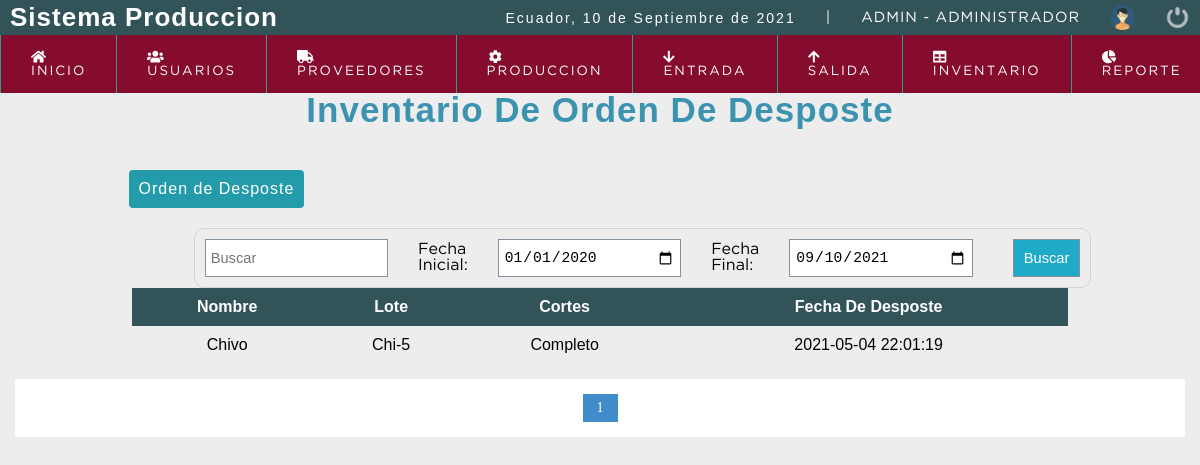
The page /sistema/inv_ord_des.php (signed in) on the database its author committed.
### tables this page shows
CREATE TABLE `orden_despost` (
  `id_ord_des` int(5) NOT NULL,
  `tip_mat_pri` int(11) NOT NULL,
  `lot_mat_pri` varchar(11) NOT NULL,
  `cor_pro` varchar(50) NOT NULL,
  `estado` int(11) NOT NULL DEFAULT 1,
  `fec_despo` datetime NOT NULL DEFAULT current_timestamp()
);

CREATE TABLE `tipo_mat` (
  `id_tip_mat` int(11) NOT NULL,
  `nom_tip_mat` varchar(50) NOT NULL
);

### sistema/inv_ord_des.php (the view, shortened to what this page needs)
<?php
include "conexion.php";
?>
<!DOCTYPE html>
<html lang="es">
<head>
	<?php include "includes/scripts.php"; ?>
</head>
<body>
	<?php include "includes/header.php"; ?>
	<section id="container">
	<div class="title_page">
		<h1>Inventario De Orden De Desposte</h1></div>
		<div class="buscador">
			<a href="orden_desposte.php" class="btn_nusuario" style="width: auto; padding: 10px;">Orden de Desposte</a>
			<form action="inv_ord_des.php" method="GET" class="form_buscar">
				<?php include "includes/buscador.php";?>
			</form>
		</div>
		<div id="inv_ord_des">
			<table class="fourtable">
				<tr>
					<th>Nombre</th>
					<th>Lote</th>
					<th>Cortes</th>
					<th>Fecha De Desposte</th>
				</tr>
				<?php
				$sql_registe = mysqli_query($conexion, "SELECT COUNT(*) AS total_registro
				FROM orden_despost o
					INNER JOIN tipo_mat t ON o.tip_mat_pri = t.id_tip_mat
				WHERE (t.nom_tip_mat LIKE '%$busqueda%'
					OR o.lot_mat_pri LIKE '%$busqueda%'
			   		OR o.cor_pro LIKE '%$busqueda%')
					AND estado = 1
					AND o.fec_despo BETWEEN '$fecha1' AND '$fecha2'
					ORDER BY o.fec_despo DESC");
				$result_register = mysqli_fetch_array($sql_registe);
				$total_registro = $result_register['total_registro'];
				$por_pagina = 20;
				if (empty($_GET['pagina'])) {
					$pagina = 1;
				} else {
					$pagina = $_GET['pagina'];
				}
				$desde = ($pagina - 1) * $por_pagina;
				$total_paginas = ceil($total_registro / $por_pagina);
				$query = mysqli_query($conexion, "SELECT t.nom_tip_mat, o.lot_mat_pri, o.cor_pro, o.fec_despo
				FROM orden_despost o
					INNER JOIN tipo_mat t ON o.tip_mat_pri = t.id_tip_mat
				WHERE (t.nom_tip_mat LIKE '%$busqueda%'
					OR o.lot_mat_pri LIKE '%$busqueda%'
			   		OR o.cor_pro LIKE '%$busqueda%')
					AND estado = 1
					AND o.fec_despo BETWEEN '$fecha1' AND '$fecha2'
					ORDER BY o.fec_despo DESC
					LIMIT $desde,$por_pagina");
				$result = mysqli_num_rows($query);
				if ($result > 0) {
					while ($data = mysqli_fetch_array($query)) {
				?>
						<tr>
							<td><?php echo $data["nom_tip_mat"]; ?></td>
							<td><?php echo $data["lot_mat_pri"]; ?></td>
							<td><?php echo $data["cor_pro"]; ?></td>
							<td><?php echo $data["fec_despo"]; ?></td>
						</tr>
				<?php
					}
					?>
					</table>
					<?php
				}
				?>
			<div class="pagina">
				<ul>
					<?php
					for ($i = 1; $i <= $total_paginas; $i++) {
						if ($i == $pagina) {
							echo '<li class="pageSelected">' . $i . '</li>';
						} else {
							echo '<li><a href="?pagina=' . $i . '&busqueda=' . $busqueda . '&start_date='. $fecha1 . '&end_date='. $fecha2 .' ">' . $i . '</a></li>';
						}
					}
					?>
				</ul>
			</div>
		</div>
	</section>
</body>
</html>

### sistema/css/style.css (style rules this page uses)
* { margin: 0; padding: 0; box-sizing: border-box; }
body { background: #ededed; }
h1, h2, h3, h4, h5, h6 { font-family: 'arial'; font-weight: bold; letter-spacing: 1px; }
h1 { font-size: 26px; }
a { text-decoration: none; font-family: arial; letter-spacing: 1px; }
#container { padding: 90px 15px 15px; }
#container h1 { font-size: 35px; display: block; text-align: center; }
.btn_nusuario { display: inline-block; background: #239baa; color: #FFF; padding: 5px 25px; border-radius: 4px; margin: 20px }
form { background: #fff; margin: auto; padding: 20px 50px; border: 1px solid #d1d1d1; display: grid; grid-template-columns: 1fr 1fr; grid-gap: 30px; }
.buscador { margin-left: 8%; margin-right: 8%; width: 84%; }
table { border-collapse: collapse; font-size: 12pt; font-family: 'Arial'; width: 100% }
table th { text-align: left; padding: 10px; background: #325459; color: #FFF; }
table tr:nth-child(odd) { background: #FFF; }
table td { padding: 10px; }
.fourtable { width: 80%; margin-left: auto; margin-right: auto; text-align-last: center; }
.pagina ul { padding: 15px; list-style: none; background: #FFF; margin-top: 15px; display: -webkit-flex; display: -moz-flex; display: -ms-flex; display: -o-flex; display: flex; justify-content: center; }
.pagina a, .pageSelected { color: #428bca; border: 1px solid #ddd; padding: 5px; display: inline-block; font-size: 14px; text-align: center; width: 35px; }
.pageSelected { color: #FFF; background: #428bca; border: 1px solid #428bca; }
.form_buscar { display: -webkit-flex; display: -moz-flex; display: -ms-flex; display: -o-flex; display: flex; float: right; background: initial; padding: 10px; border-radius: 10px; }
.datos_cliente, .datos_cortes, .title_page { width: 100%; max-width: 900px; margin: auto; margin-bottom: 20px; text-align: center; }
.title_page h1 { color: #3c93b0; align-items: center; text-align: center; justify-content: center; }

### rows shown on the page
orden_despost: tipo_mat.nom_tip_mat "Chivo", lot_mat_pri "Chi-5", cor_pro "Completo", fec_despo "2021-05-04 22:01:19"

### other values the page prints
fechaC() "10 de Septiembre de 2021"
$_SESSION['user'] "ADMIN"
$rol "ADMINISTRADOR"
